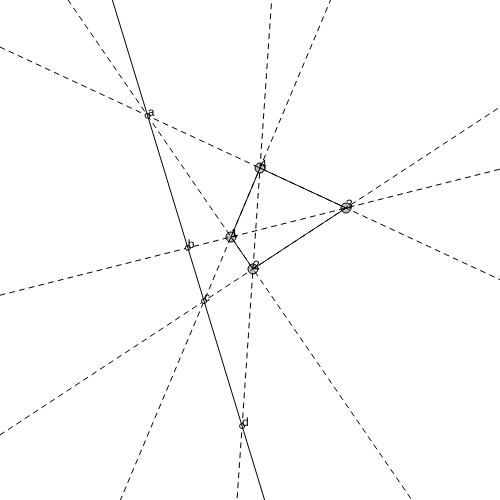
Frame 1 (no input)
Frame 60 (no input): identical to frame 1, image omitted
Frame 120 (the mouse pressed at the canvas centre since frame 60): identical to frame 1, image omitted

The p5.js sketch that drew this single still picture (run headless with seeded random() and noise() and a simulated clock; from frame 60 on, the mouse is pressed at the canvas centre):

// p5.js sketch
// ── sketch.js
const r = 5;

let points;
let abad;
let bcbd;

function setup() {
  createCanvas(500, 500);

  points = [
    new DraggablePoint(231, 237, r, "1"),
    new DraggablePoint(253, 269, r, "2"),
    new DraggablePoint(346, 208, r, "3"),
    new DraggablePoint(260, 168, r, "4"),
  ];

  abad = createP('');
  bcbd = createP('')
}

function draw() {
  background(255);

  points.forEach(p => {
    p.over();
    p.update();
    p.show();
  });

  let [p1, p2, p3, p4] = points;

  line(p1.x, p1.y, p2.x, p2.y)
  line(p2.x, p2.y, p3.x, p3.y)
  line(p3.x, p3.y, p4.x, p4.y)
  line(p4.x, p4.y, p1.x, p1.y)

  push();
  setLineDash([5, 5])
  let l12 = Line.fromPoints(p1, p2);
  let l34 = Line.fromPoints(p3, p4);
  l12.draw()
  l34.draw();
  
  let l41 = Line.fromPoints(p4, p1);
  let l23 = Line.fromPoints(p2, p3);
  l41.draw();
  l23.draw();

  let l31 = Line.fromPoints(p3, p1);
  let l42 = Line.fromPoints(p4, p2);
  l31.draw();
  l42.draw();
  pop();

  let a = l12.findIntersectsWithLine(l34);
  let c = l41.findIntersectsWithLine(l23);

  let lac = Line.fromPoints(a, c);

  let b = l31.findIntersectsWithLine(lac);
  let d = l42.findIntersectsWithLine(lac);

  circle(a.x, a.y, r)
  text('a', a.x, a.y)
  circle(b.x, b.y, r)
  text('b', b.x, b.y)
  circle(c.x, c.y, r)
  text('c', c.x, c.y)
  circle(d.x, d.y, r)
  text('d', d.x, d.y)

  let distAB = Math.sqrt(Math.pow(a.x - b.x, 2), Math.pow(a.y, - b.y, 2))
  let distAD = Math.sqrt(Math.pow(a.x - d.x, 2), Math.pow(a.y, - d.y, 2))
  let distCB = Math.sqrt(Math.pow(c.x - b.x, 2), Math.pow(c.y, - d.y, 2))
  let distCD = Math.sqrt(Math.pow(c.x - d.x, 2), Math.pow(c.y, - d.y, 2))

  abad.html(distAB / distAD)
  bcbd.html(distCB / distCD)

  let rangeLine = Line.fromPoints(b, d);
  rangeLine.draw();
}

function setLineDash(list) {
  drawingContext.setLineDash(list);
}

function mousePressed() {
  points.forEach(p => {
    p.pressed();
  })
}

function mouseReleased() {
  points.forEach(p => {
    p.released();
  })
}

// Click and Drag an object
// Inspired by Daniel Shiffman <http://www.shiffman.net>

class DraggablePoint {
  constructor(x, y, r, i) {
    this.dragging = false; // Is the object being dragged?
    this.rollover = false; // Is the mouse over the ellipse?
    this.x = x;
    this.y = y;
    this.r = r;
    this.i = i;
    this.offsetX = 0;
    this.offsetY = 0;
  }

  over() {    
    let r = this.r;

    let xdist = mouseX - this.x;
    let ydist = mouseY - this.y;

    // Is mouse over object
    if (r*r > xdist*xdist + ydist*ydist) {
      this.rollover = true;
    } else {
      this.rollover = false;
    }
  }

  update() {
    // Adjust location if being dragged
    if (this.dragging) {
      this.x = mouseX + this.offsetX;
      this.y = mouseY + this.offsetY;
    }
  }

  show() {
    // Different fill based on state
    push()
    if (this.dragging) {
      fill(50);
    } else if (this.rollover) {
      fill(100);
    } else {
      fill(175, 200);
    }
    circle(this.x, this.y, this.r * 2);
    pop();
    if (this.i) {

      text(this.i, this.x, this.y)
    }
    
  }

  pressed() {
    let r = this.r;

    let xdist = mouseX - this.x;
    let ydist = mouseY - this.y;

    // Did I click on the object?
    if (r*r > xdist*xdist + ydist*ydist) {
      this.dragging = true;
      // If so, keep track of relative location of click to center of cirlce
      this.offsetX = this.x - mouseX;
      this.offsetY = this.y - mouseY;
    }
  }

  released() {
    // Quit dragging
    this.dragging = false;
  }
}

class Line {
  constructor(a, b, c) {
    this.a = a;
    this.b = b;
    this.c = c;
  }

  static fromPoints(p1, p2) {
    let a = p1.y - p2.y;
    let b = p2.x - p1.x;
    let c = (p1.x * p2.y) - (p2.x * p1.y);
    return new Line(a, b, c);
  }

  findIntersectsWithCircle(r) {
    let a = this.a;
    let b = this.b;
    let c = this.c;

    let x0 = -a*c / (a*a + b*b)
    let y0 = -b*c / (a*a + b*b)
  
    if (c*c > r*r * (a*a + b*b) + EPS) {
      return [];
    } else if (Math.abs(c*c - r*r * (a*a + b*b)) < EPS) {
      return [new p5.Vector(x0, y0)]
    } else {
      let d = r*r - c*c/(a*a+b*b);
      let mult = Math.sqrt (d / (a*a+b*b));
      let ax = x0 + b * mult;
      let bx = x0 - b * mult;
      let ay = y0 - a * mult;
      let by = y0 + a * mult;
      return [new p5.Vector(ax, ay), new p5.Vector(bx, by)]
    }
  }

  findIntersectsWithLine(l2) {
    let l1 = this;
    let x = - (l1.c * l2.b - l2.c * l1.b) / (l1.a * l2.b - l2.a * l1.b);
    let y = - (l1.a * l2.c - l2.a * l1.c) / (l1.a * l2.b - l2.a * l1.b);
    return new p5.Vector(x, y)
  }

  /**
   * Draw the line as far as possible on the canvas
   */
  draw() {
    push();
    // translate(width / 2, height / 2);
    // scale(1, -1);
    let x0 = 0;
    let y0 = (-this.a * x0 - this.c) / this.b

    let x1 = width;
    let y1 = (-this.a * x1 - this.c) / this.b
    line(x0, y0, x1, y1);
    pop();
  }
}
